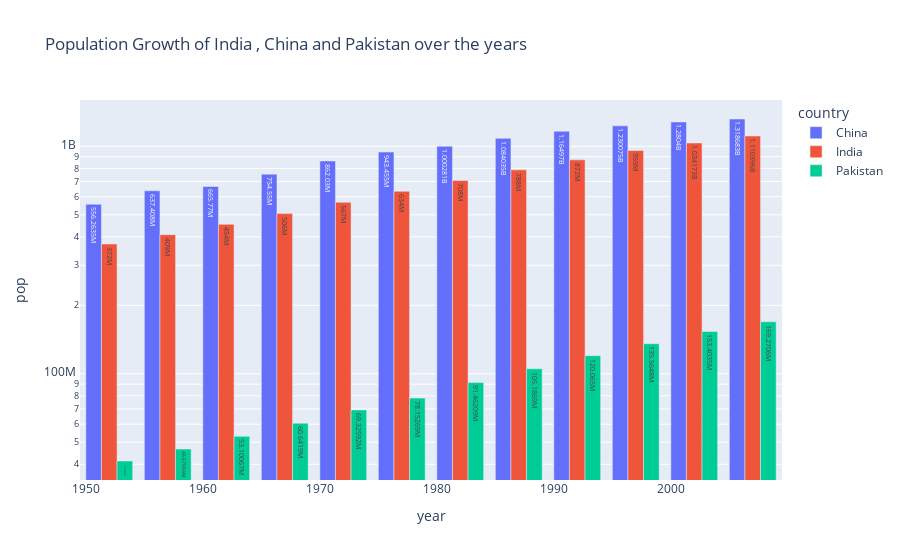

Notebook code cell kept with this figure:
### Code cell
# Grouped bar chart
# plot pop growth of india , china and pakistan over the years using bar chart
temp = gap[gap['country'].isin(['India' , 'China' , 'Pakistan'])]
fig = px.bar(temp , x = 'year' , y = 'pop' , color = 'country' , barmode = 'group' , title = 'Population Growth of India , China and Pakistan over the years' , log_y= True , text_auto=True)
fig.show()

### Figure 1 — Plotly figure (JSON) as saved in the notebook; plotly's stock layout.template omitted (floating-point values rounded to 4 significant figures)
{"data": [{"alignmentgroup": "True", "hovertemplate": "country=China<br>year=%{x}<br>pop=%{y}<extra></extra>", "legendgroup": "China", "marker": {"color": "#636efa", "pattern": {"shape": ""}}, "name": "China", "offsetgroup": "China", "orientation": "v", "showlegend": true, "textposition": "auto", "texttemplate": "%{y}", "type": "bar", "x": [1952, 1957, 1962, 1967, 1972, 1977, 1982, 1987, 1992, 1997, 2002, 2007], "xaxis": "x", "y": [556263527, 637408000, 665770000, 754550000, 862030000, 943455000, 1000281000, 1084035000, 1164970000, 1230075000, 1280400000, 1318683096], "yaxis": "y"}, {"alignmentgroup": "True", "hovertemplate": "country=India<br>year=%{x}<br>pop=%{y}<extra></extra>", "legendgroup": "India", "marker": {"color": "#EF553B", "pattern": {"shape": ""}}, "name": "India", "offsetgroup": "India", "orientation": "v", "showlegend": true, "textposition": "auto", "texttemplate": "%{y}", "type": "bar", "x": [1952, 1957, 1962, 1967, 1972, 1977, 1982, 1987, 1992, 1997, 2002, 2007], "xaxis": "x", "y": [372000000, 409000000, 454000000, 506000000, 567000000, 634000000, 708000000, 788000000, 872000000, 959000000, 1034172547, 1110396331], "yaxis": "y"}, {"alignmentgroup": "True", "hovertemplate": "country=Pakistan<br>year=%{x}<br>pop=%{y}<extra></extra>", "legendgroup": "Pakistan", "marker": {"color": "#00cc96", "pattern": {"shape": ""}}, "name": "Pakistan", "offsetgroup": "Pakistan", "orientation": "v", "showlegend": true, "textposition": "auto", "texttemplate": "%{y}", "type": "bar", "x": [1952, 1957, 1962, 1967, 1972, 1977, 1982, 1987, 1992, 1997, 2002, 2007], "xaxis": "x", "y": [41346560, 46679944, 53100671, 60641899, 69325921, 78152686, 91462088, 105186881, 120065004, 135564834, 153403524, 169270617], "yaxis": "y"}], "layout": {"barmode": "group", "legend": {"title": {"text": "country"}, "tracegroupgap": 0}, "title": {"text": "Population Growth of India , China and Pakistan over the years"}, "xaxis": {"anchor": "y", "domain": [0, 1], "title": {"text": "year"}}, "yaxis": {"anchor": "x", "domain": [0, 1], "title": {"text": "pop"}, "type": "log"}}}
